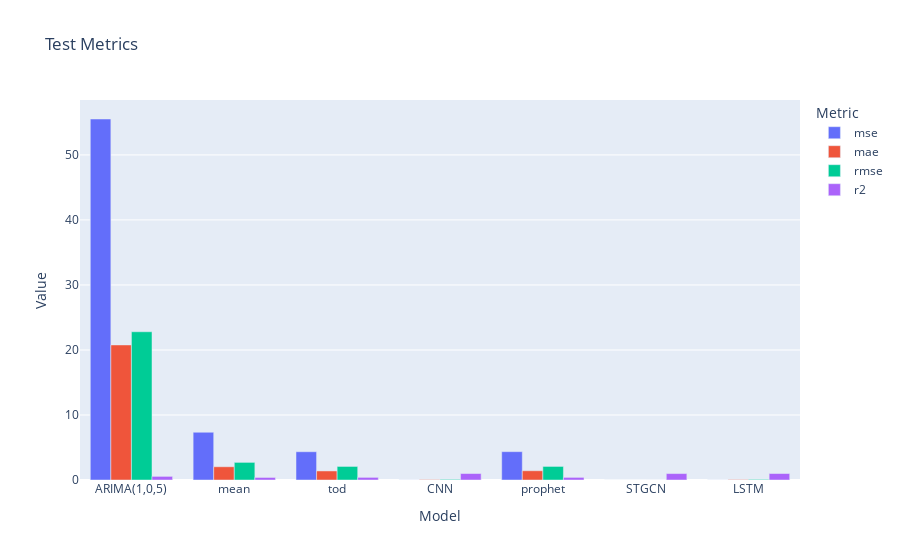

Source (notebook cell):
### Code cell
test_metrics_plot_data = pd.melt(test_metrics, id_vars='Model', var_name='Metric', value_name='Value')
fig = px.bar(test_metrics_plot_data, x='Model', y='Value', color='Metric', barmode='group', title='Test Metrics')
fig

### Figure 1 — Plotly figure (JSON) as saved in the notebook; plotly's stock layout.template omitted (floating-point values rounded to 4 significant figures)
{"data": [{"alignmentgroup": "True", "hovertemplate": "Metric=mse<br>Model=%{x}<br>Value=%{y}<extra></extra>", "legendgroup": "mse", "marker": {"color": "#636efa"}, "name": "mse", "offsetgroup": "mse", "orientation": "v", "showlegend": true, "textposition": "auto", "type": "bar", "x": ["ARIMA(1,0,5)", "mean", "tod", "CNN", "prophet", "STGCN", "LSTM"], "xaxis": "x", "y": [55.52, 7.344, 4.348, 0.009061, 4.359, 1.006e-06, 0.008303], "yaxis": "y"}, {"alignmentgroup": "True", "hovertemplate": "Metric=mae<br>Model=%{x}<br>Value=%{y}<extra></extra>", "legendgroup": "mae", "marker": {"color": "#EF553B"}, "name": "mae", "offsetgroup": "mae", "orientation": "v", "showlegend": true, "textposition": "auto", "type": "bar", "x": ["ARIMA(1,0,5)", "mean", "tod", "CNN", "prophet", "STGCN", "LSTM"], "xaxis": "x", "y": [20.77, 2.037, 1.393, 0.05938, 1.421, 0.0005014, 0.06323], "yaxis": "y"}, {"alignmentgroup": "True", "hovertemplate": "Metric=rmse<br>Model=%{x}<br>Value=%{y}<extra></extra>", "legendgroup": "rmse", "marker": {"color": "#00cc96"}, "name": "rmse", "offsetgroup": "rmse", "orientation": "v", "showlegend": true, "textposition": "auto", "type": "bar", "x": ["ARIMA(1,0,5)", "mean", "tod", "CNN", "prophet", "STGCN", "LSTM"], "xaxis": "x", "y": [22.8, 2.71, 2.085, 0.09519, 2.088, 0.001003, 0.09112], "yaxis": "y"}, {"alignmentgroup": "True", "hovertemplate": "Metric=r2<br>Model=%{x}<br>Value=%{y}<extra></extra>", "legendgroup": "r2", "marker": {"color": "#ab63fa"}, "name": "r2", "offsetgroup": "r2", "orientation": "v", "showlegend": true, "textposition": "auto", "type": "bar", "x": ["ARIMA(1,0,5)", "mean", "tod", "CNN", "prophet", "STGCN", "LSTM"], "xaxis": "x", "y": [0.5574, 0.3902, 0.4026, 0.9969, 0.4011, 0.9894, 0.9971], "yaxis": "y"}], "layout": {"barmode": "group", "legend": {"title": {"text": "Metric"}, "tracegroupgap": 0}, "title": {"text": "Test Metrics"}, "xaxis": {"anchor": "y", "domain": [0, 1], "title": {"text": "Model"}}, "yaxis": {"anchor": "x", "domain": [0, 1], "title": {"text": "Value"}}}}
